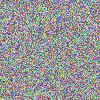
Frame 1 (no input)
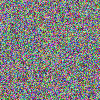
Frame 60 (the mouse pressed at the canvas centre just before this capture)
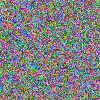
Frame 120 (the mouse held since frame 60 and released just before this capture)

The Processing sketch that drew these frames (run headless with seeded random() and noise(); from frame 60 on, the mouse is pressed at the canvas centre):

// Processing sketch: NoiseWithPoints
// ── NoiseWithPoints.pde
void setup() {
  size(100, 100);
}

void draw() {
  for (int y = 0; y < height; y++) { 
    for (int x = 0; x < width; x++) {
      stroke(random(0, 255), random(0, 255), random(0, 255)); // random stroke
      point(x, y); // random pixel
    }
  }
  println(frameRate);
}

//stroke(255, 0, 0); // red stroke
//point(50, 25); // red pixel

//color c = color(0, 255, 0);
//set(50, 75, c);


//c = color(0, 0, 255);
//loadPixels();
//pixels[(50*width)+50]=c;
//updatePixels();
